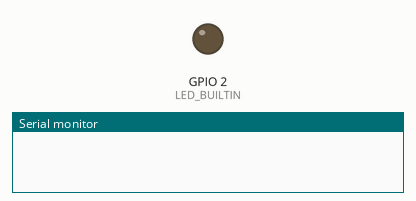
Recording of a sketch running on a simulated ESP32. Shown: output pins drawn as LEDs (lit = HIGH), the last lines printed to the serial monitor. WiFi joins after 1.5 s; servers stay silent unless stated; random numbers use the default seed unless the sketch sets one; no MQTT or app messages arrive unless stated.

Above: at 0.0 s.
At 1.6 s:
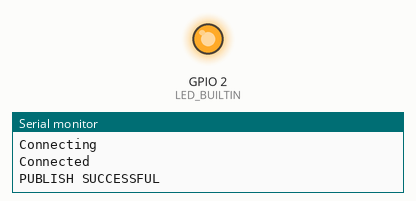
Timing chart, 0 to 3.1 s (numbered marks = the images above):
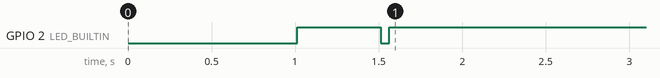

Measured:
- by itself, GPIO 2 (LED_BUILTIN): HIGH → LOW at 1.5 s, → HIGH 0.05 s later

The sketch:

mqtt_pub.ino
```cpp
#include <WiFi.h>
#include <PubSubClient.h>

const char* ssid = "amit";
const char* password = "amit@12";
const char* mqtt_server = "192.168.29.23";
WiFiClient espClient;
PubSubClient client(espClient);
void wifi_setup() {
  delay(10);
  Serial.println("Connecting to ");
  Serial.println(ssid);

  WiFi.mode(WIFI_STA);
  WiFi.begin(ssid, password);

  while (WiFi.status() != WL_CONNECTED) {
    delay(1000);
    digitalWrite(LED_BUILTIN, HIGH);
    delay(500);
    digitalWrite(LED_BUILTIN, LOW);
  }
randomSeed(micros());
Serial.println("");
Serial.println("WiFi connected");
Serial.println("IP address:");
Serial.println(WiFi.localIP());
}


void reconnect () {
  while (!client.connected() ) {
    Serial.println("Connecting");

    String clientId = "ESPclient -";
    clientId += String(random(0xffff), HEX);

    if (client.connect(clientId.c_str())) {
      Serial.println("Connected");
      client.publish("cdac/diot", "Hello World");
      Serial.println("PUBLISH SUCCESSFUL");
      digitalWrite(LED_BUILTIN, HIGH);
    }else {
      Serial.print("Falied, rc=");
      Serial.print(client.state());
      Serial.println("Trying again in 10 seconds");
      delay(10000);
    }
  }
}
void setup() {
  pinMode(LED_BUILTIN, OUTPUT);
  Serial.begin(115200);
  wifi_setup();
  client.setServer(mqtt_server, 1883);
}
void loop() {
  if(!client.connected()) {
    reconnect ();
  }
  client.loop();
}
```
